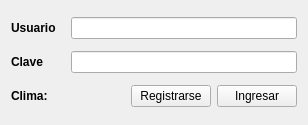
<?xml version="1.0" encoding="UTF-8"?>
<ui version="4.0">
 <class>Login</class>
 <widget class="QWidget" name="Login">
  <property name="geometry">
   <rect>
    <x>0</x>
    <y>0</y>
    <width>308</width>
    <height>125</height>
   </rect>
  </property>
  <property name="windowTitle">
   <string>Login</string>
  </property>
  <layout class="QGridLayout" name="gridLayout">
   <item row="1" column="0">
    <widget class="QLabel" name="lClave">
     <property name="font">
      <font>
       <weight>75</weight>
       <bold>true</bold>
      </font>
     </property>
     <property name="text">
      <string>Clave</string>
     </property>
    </widget>
   </item>
   <item row="1" column="1" colspan="3">
    <widget class="QLineEdit" name="leClave">
     <property name="echoMode">
      <enum>QLineEdit::Password</enum>
     </property>
    </widget>
   </item>
   <item row="0" column="0">
    <widget class="QLabel" name="lUsuario">
     <property name="font">
      <font>
       <weight>75</weight>
       <bold>true</bold>
      </font>
     </property>
     <property name="text">
      <string>Usuario</string>
     </property>
    </widget>
   </item>
   <item row="2" column="0" colspan="2">
    <widget class="QLabel" name="lClima">
     <property name="font">
      <font>
       <weight>75</weight>
       <bold>true</bold>
       <strikeout>false</strikeout>
      </font>
     </property>
     <property name="text">
      <string>Clima:</string>
     </property>
    </widget>
   </item>
   <item row="0" column="1" colspan="3">
    <widget class="QLineEdit" name="leUsuario"/>
   </item>
   <item row="2" column="3">
    <widget class="QPushButton" name="pbValidar">
     <property name="focusPolicy">
      <enum>Qt::NoFocus</enum>
     </property>
     <property name="text">
      <string>Ingresar</string>
     </property>
    </widget>
   </item>
   <item row="2" column="2">
    <widget class="QPushButton" name="pbRegistrarse">
     <property name="text">
      <string>Registrarse</string>
     </property>
    </widget>
   </item>
  </layout>
 </widget>
 <tabstops>
  <tabstop>leUsuario</tabstop>
  <tabstop>leClave</tabstop>
 </tabstops>
 <resources/>
 <connections/>
</ui>
